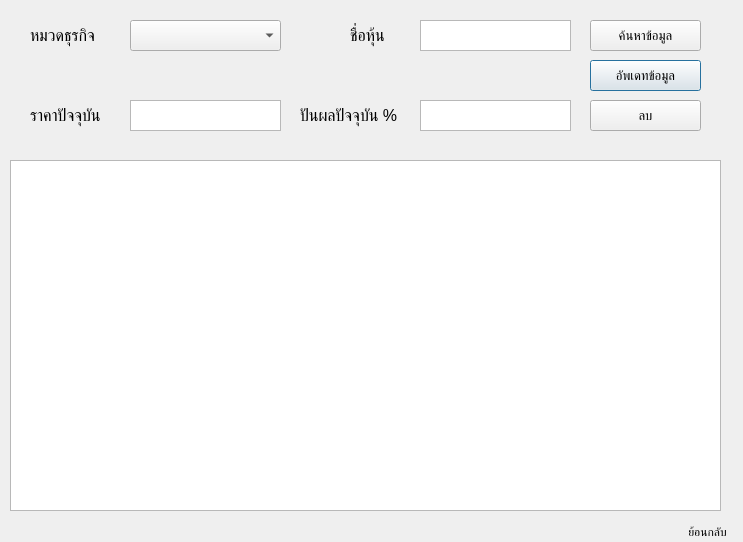
<?xml version="1.0" encoding="UTF-8"?>
<ui version="4.0">
 <class>StockSearching</class>
 <widget class="QDialog" name="StockSearching">
  <property name="geometry">
   <rect>
    <x>0</x>
    <y>0</y>
    <width>743</width>
    <height>542</height>
   </rect>
  </property>
  <property name="windowTitle">
   <string>Dialog</string>
  </property>
  <widget class="QLabel" name="lblRealPrice">
   <property name="geometry">
    <rect>
     <x>190</x>
     <y>510</y>
     <width>131</width>
     <height>21</height>
    </rect>
   </property>
   <property name="font">
    <font>
     <pointsize>12</pointsize>
    </font>
   </property>
   <property name="text">
    <string/>
   </property>
  </widget>
  <widget class="QComboBox" name="cboCategory">
   <property name="geometry">
    <rect>
     <x>130</x>
     <y>20</y>
     <width>151</width>
     <height>31</height>
    </rect>
   </property>
  </widget>
  <widget class="QPushButton" name="btnUpdate">
   <property name="geometry">
    <rect>
     <x>590</x>
     <y>60</y>
     <width>111</width>
     <height>31</height>
    </rect>
   </property>
   <property name="font">
    <font>
     <pointsize>10</pointsize>
    </font>
   </property>
   <property name="text">
    <string>อัพเดทข้อมูล</string>
   </property>
  </widget>
  <widget class="QPushButton" name="btnDelete">
   <property name="geometry">
    <rect>
     <x>590</x>
     <y>100</y>
     <width>111</width>
     <height>31</height>
    </rect>
   </property>
   <property name="font">
    <font>
     <pointsize>10</pointsize>
    </font>
   </property>
   <property name="text">
    <string>ลบ</string>
   </property>
  </widget>
  <widget class="QLabel" name="label_4">
   <property name="geometry">
    <rect>
     <x>30</x>
     <y>20</y>
     <width>91</width>
     <height>31</height>
    </rect>
   </property>
   <property name="font">
    <font>
     <pointsize>12</pointsize>
    </font>
   </property>
   <property name="text">
    <string>หมวดธุรกิจ</string>
   </property>
  </widget>
  <widget class="QLabel" name="label_6">
   <property name="geometry">
    <rect>
     <x>350</x>
     <y>20</y>
     <width>61</width>
     <height>31</height>
    </rect>
   </property>
   <property name="font">
    <font>
     <pointsize>12</pointsize>
    </font>
   </property>
   <property name="text">
    <string>ชื่อหุ้น</string>
   </property>
  </widget>
  <widget class="QTextEdit" name="txtCurrentPrice">
   <property name="geometry">
    <rect>
     <x>130</x>
     <y>100</y>
     <width>151</width>
     <height>31</height>
    </rect>
   </property>
  </widget>
  <widget class="QLabel" name="label_3">
   <property name="geometry">
    <rect>
     <x>30</x>
     <y>100</y>
     <width>91</width>
     <height>31</height>
    </rect>
   </property>
   <property name="font">
    <font>
     <pointsize>12</pointsize>
    </font>
   </property>
   <property name="text">
    <string>ราคาปัจจุบัน</string>
   </property>
  </widget>
  <widget class="QLabel" name="label_8">
   <property name="geometry">
    <rect>
     <x>300</x>
     <y>100</y>
     <width>121</width>
     <height>31</height>
    </rect>
   </property>
   <property name="font">
    <font>
     <pointsize>12</pointsize>
    </font>
   </property>
   <property name="text">
    <string>ปันผลปัจจุบัน %</string>
   </property>
  </widget>
  <widget class="QTextEdit" name="txtDividend">
   <property name="geometry">
    <rect>
     <x>420</x>
     <y>100</y>
     <width>151</width>
     <height>31</height>
    </rect>
   </property>
  </widget>
  <widget class="QPushButton" name="btnLogout">
   <property name="geometry">
    <rect>
     <x>670</x>
     <y>520</y>
     <width>75</width>
     <height>23</height>
    </rect>
   </property>
   <property name="text">
    <string>ย้อนกลับ</string>
   </property>
   <property name="checkable">
    <bool>false</bool>
   </property>
   <property name="autoRepeat">
    <bool>false</bool>
   </property>
   <property name="autoExclusive">
    <bool>false</bool>
   </property>
   <property name="default">
    <bool>false</bool>
   </property>
   <property name="flat">
    <bool>true</bool>
   </property>
  </widget>
  <widget class="QPushButton" name="btnSearch">
   <property name="geometry">
    <rect>
     <x>590</x>
     <y>20</y>
     <width>111</width>
     <height>31</height>
    </rect>
   </property>
   <property name="font">
    <font>
     <pointsize>10</pointsize>
    </font>
   </property>
   <property name="text">
    <string>ค้นหาข้อมูล</string>
   </property>
  </widget>
  <widget class="QTableWidget" name="lblSearch">
   <property name="geometry">
    <rect>
     <x>10</x>
     <y>160</y>
     <width>711</width>
     <height>351</height>
    </rect>
   </property>
  </widget>
  <widget class="QTextEdit" name="txtStockName">
   <property name="geometry">
    <rect>
     <x>420</x>
     <y>20</y>
     <width>151</width>
     <height>31</height>
    </rect>
   </property>
  </widget>
 </widget>
 <resources/>
 <connections/>
</ui>
